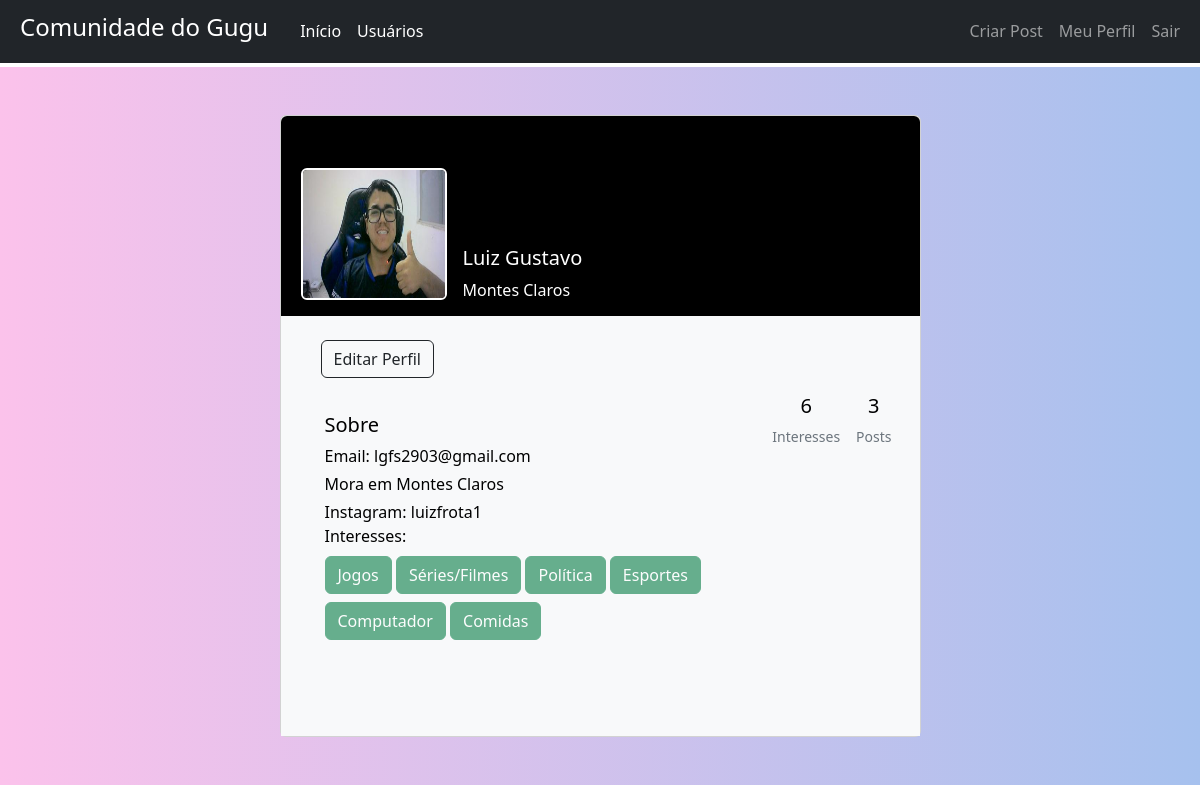
The page /perfil (signed in) on the database its author committed.
### comunidadedogugu/models.py (models this page shows)
class Usuario(database.Model, UserMixin):
    id = database.Column(database.Integer, primary_key=True)
    username = database.Column(database.String, nullable=False, unique=True)
    email = database.Column(database.String, nullable=False, unique=True)
    cidade = database.Column(database.String, nullable=False, default='Não informado')
    instagram = database.Column(database.String, nullable=False, default='Não informado')
    senha = database.Column(database.String, nullable=False)
    foto_perfil = database.Column(database.String, default='default.jpg')
    posts = database.relationship('Post', backref='autor', lazy=True)
    interesses = database.Column(database.String, nullable=False, default='Não Informado')
    def contar_posts(self):
        return len(self.posts)

### comunidadedogugu/routes.py (the view)
@app.route('/perfil')
@login_required
def perfil():
    foto_perfil = url_for('static', filename='fotos_perfil/{}'.format(current_user.foto_perfil))
    return render_template("perfil.html", foto_perfil=foto_perfil)

### comunidadedogugu/models.py (called while the page is built)
@login_manager.user_loader
def load_usuario(id_usuario):
    return Usuario.query.get(int(id_usuario))

### comunidadedogugu/templates/perfil.html (shortened to what this page needs)
{% extends "base.html" %}
{% block body %}
<section class="h-100 gradient-custom-2">
    <div class="container py-5 h-100">
        <div class="row d-flex justify-content-center align-items-center h-100">
            <div class="col col-lg-9 col-xl-7">
                <div class="card">
                    <div class="rounded-top text-white d-flex flex-row" style="background-color: #000; height:200px;">
                        <div class="ms-3 mt-5 d-flex flex-column" style="width: 150px;">
                            {% if current_user.foto_perfil != 'default.jpg' %}
                            <img src="{{ foto_perfil }}"
                                 alt="Generic placeholder image"
                                 class="bd-placeholder-img rounded mt-1 mb-3 ms-1 border border-white border-2"
                                 width="150" height="100"
                                 style="width: auto; z-index: 1">
                            {% else %}
                            <img src="{{ foto_perfil }}"
                                 alt="Generic placeholder image"
                                 class="rounded-circle border border-white border-2 img-fluid "
                                 style="width: 150px; z-index: 1">
                            {% endif %}
                        </div>
                        <div class="ms-3" style="margin-top: 130px;">
                            <h5>{{ current_user.username }}</h5>
                            <p>{{ current_user.cidade }}</p>
                        </div>
                    </div>
                    <div class="p-4 text-black" style="background-color: #f8f9fa;">
                        <a href="{{ url_for('editar_perfil') }}"
                           class="btn btn-outline-dark btn-md btn-block center ms-3 mb-">Editar Perfil</a>
                        <div class="p-3 text-black" style="background-color: #f8f9fa;">
                            <div class="row">
                                <div class="d-flex flex-row-reverse m-0 p-0">
                                    <div class="d-flex justify-content-end text-center">
                                        {% if "Não Informado" in current_user.interesses %}
                                        <div class="d-flex justify-content-end text-center">
                                            <div class="">
                                                <p class="h5"> 0 </p>
                                                <p class="small text-muted">Interesses</p>
                                            </div>
                                        </div>
                                        {% else %}
                                        <div class="d-flex justify-content-end text-center">
                                            <div class="">
                                                <p class="h5"> {{ current_user.interesses.count(';') + 1 }} </p>
                                                <p class="small text-muted">Interesses</p>
                                            </div>
                                        </div>
                                        {% endif %}
                                        <div class="d-flex justify-content-end text-center ms-3">
                                            <div class="">
                                                <p class="h5"> {{ current_user.contar_posts() }} </p>
                                                <p class="small text-muted">Posts</p>
                                            </div>
                                        </div>
                                    </div>
                                    <div class="card-body text-black">
                                        <div class="mb-5">
                                            <p class="lead fw-normal mb-1">Sobre</p>
                                            <div class="mb-5" style="background-color: #f8f9fa;">
                                                <p class="font-italic mb-1">Email: {{ current_user.email }}</p>
                                                <p class="font-italic mb-1">Mora em {{ current_user.cidade }}</p>
                                                <p class="font-italic mb-0">Instagram: {{ current_user.instagram }} </p>
                                                Interesses:<br>
                                                {% if current_user.interesses != "" %}
                                                {% for interesse in current_user.interesses.split(';') %}
                                                <button type="button" class="btn btn-success mt-2" disabled>{{ interesse
                                                    }}
                                                </button>
                                                {% endfor %}
                                                {% else %}
                                                <button type="button" class="btn btn-success mt-2" disabled>Não
                                                    Informado
                                                </button>
                                                {% endif %}
                                            </div>
                                        </div>
                                    </div>
                                </div>
                            </div>
                        </div>
                    </div>
                </div>
            </div>
        </div>
    </div>
</section>
{% endblock %}

### comunidadedogugu/static/main.css (style rules this page uses)
.gradient-custom-2 { background: #fbc2eb; background: -webkit-linear-gradient(to right, rgba(251, 194, 235, 1), rgba(166, 193, 238, 1)); background: linear-gradient(to right, rgba(251, 194, 235, 1), rgba(166, 193, 238, 1)) }
img { width: 160px; height: 160px; border-radius: 50%; }

### rows shown on the page
Usuario: username "Luiz Gustavo", cidade "Montes Claros", interesses "6", email "lgfs2903@gmail.com", instagram "luizfrota1"

### other values the page prints
{{ current_user.contar_posts() }} "3"
{{ interesse }} "Jogos" "Séries/Filmes" "Política" "Esportes" "Computador" "Comidas"
